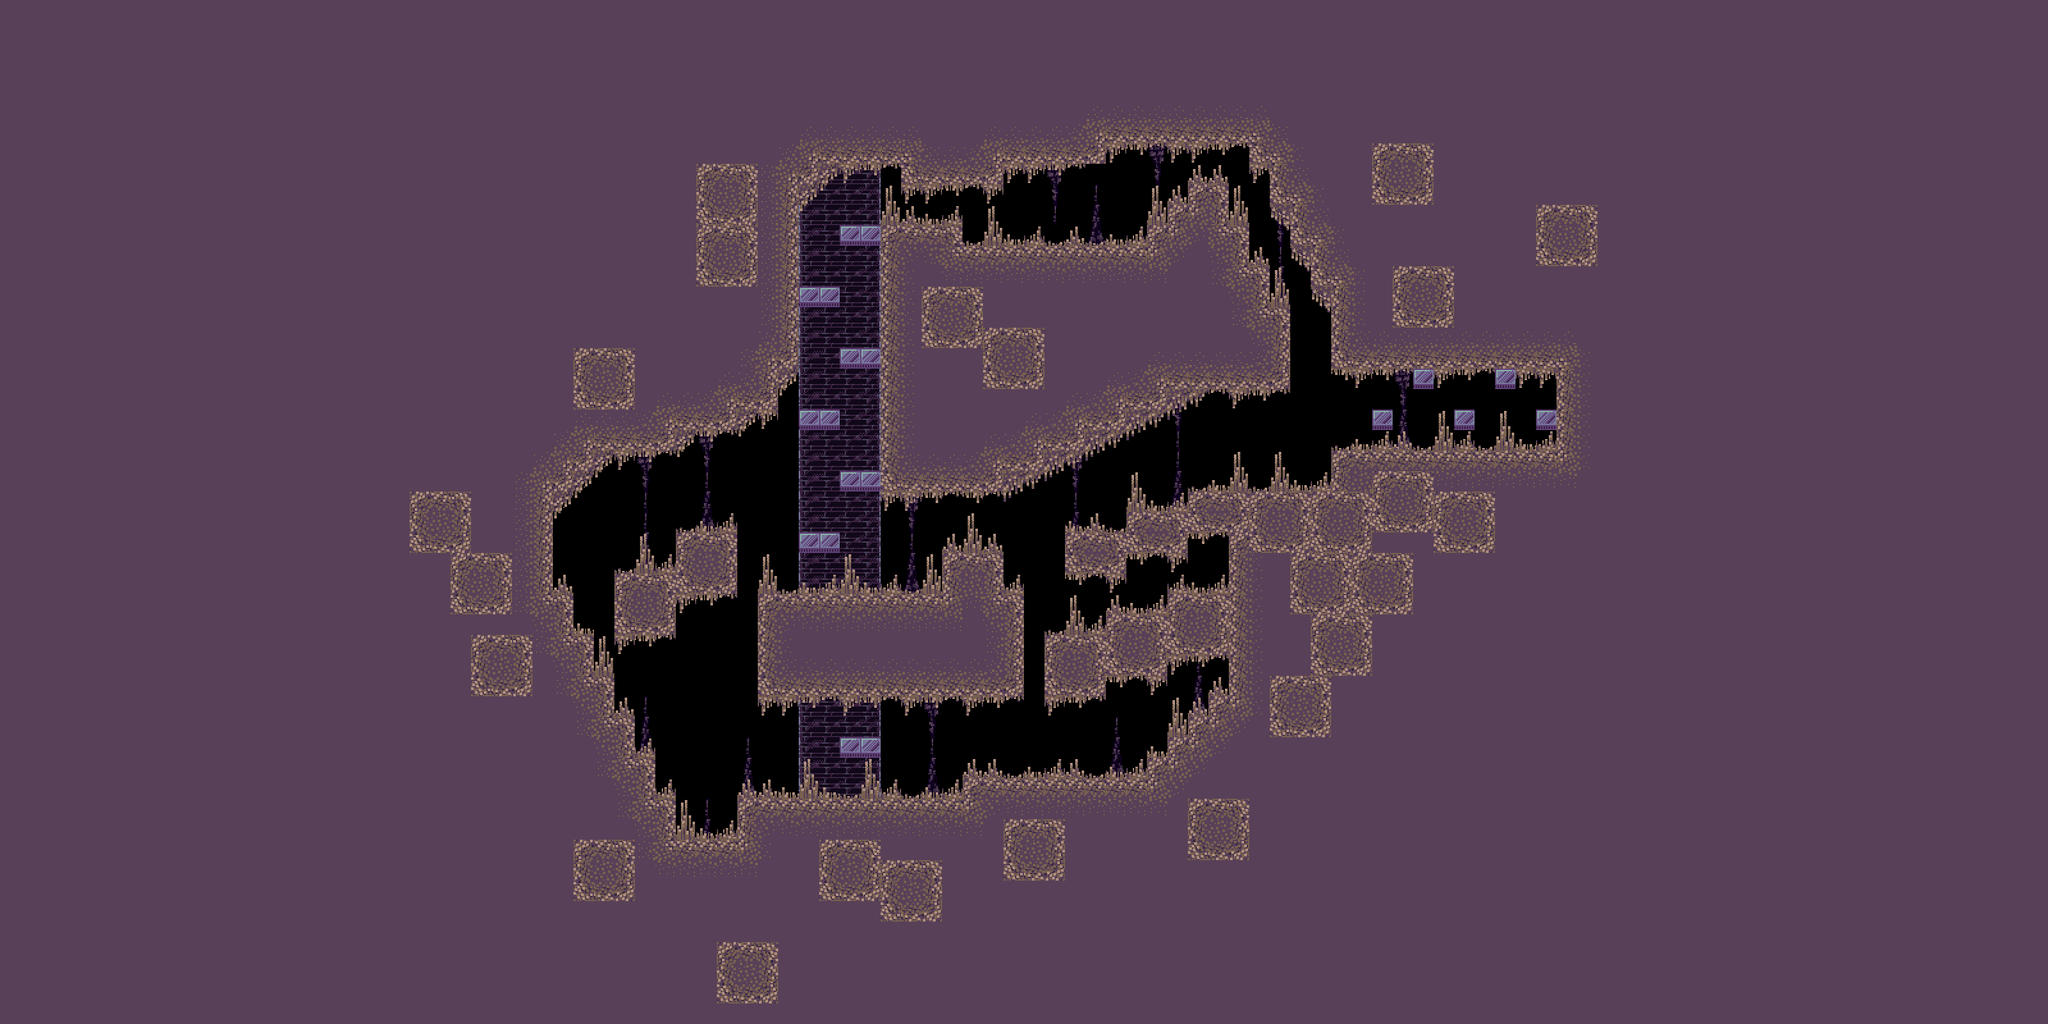

This is a level from a 2D game, rendered from its Tiled map with the project's own tilesets. A one-line summary and the map file follow, with tile-layer data summarised:
An orthogonal 100x50 tile map with 32x32 px tiles, 3 tile layers (Backdrop2, Backdrop, World).

<map version="1.0" orientation="orthogonal" width="100" height="50" tilewidth="32" tileheight="32">
 <tileset firstgid="1" name="BasicTileset" tilewidth="32" tileheight="32">
  <image source="tilesets/BasicTileset.png" width="512" height="512" />
  <tile id="65">
   <properties>
    <property name="physics" value="true" />
    <property name="solid" value="true" />
   </properties>
  </tile>
  <tile id="117">
   <properties>
    <property name="physics" value="true" />
    <property name="solid" value="true" />
   </properties>
  </tile>
  <tile id="118">
   <properties>
    <property name="physics" value="true" />
    <property name="solid" value="true" />
   </properties>
  </tile>
  <tile id="119">
   <properties>
    <property name="physics" value="true" />
    <property name="solid" value="true" />
   </properties>
  </tile>
  <tile id="133">
   <properties>
    <property name="physics" value="true" />
    <property name="solid" value="true" />
   </properties>
  </tile>
  <tile id="135">
   <properties>
    <property name="physics" value="true" />
    <property name="solid" value="true" />
   </properties>
  </tile>
  <tile id="149">
   <properties>
    <property name="physics" value="true" />
    <property name="solid" value="true" />
   </properties>
  </tile>
  <tile id="150">
   <properties>
    <property name="physics" value="true" />
    <property name="solid" value="true" />
   </properties>
  </tile>
  <tile id="151">
   <properties>
    <property name="physics" value="true" />
    <property name="solid" value="true" />
   </properties>
  </tile>
 </tileset>
 <layer name="Backdrop2" width="100" height="50">
  <properties>
   <property name="scale" value="0.85" />
  </properties>
  <data>[5000 cells, 0 non-empty, 0 distinct tile ids]</data>
 </layer>
 <layer name="Backdrop" width="100" height="50">
  <data>[5000 cells, 171 non-empty, 8 distinct tile ids]</data>
 </layer>
 <objectgroup name="Sprites and Objects" width="100" height="50">
  <properties>
   <property name="spriteLayer" value="true" />
  </properties>
 </objectgroup>
 <layer name="World" width="100" height="50">
  <data>[5000 cells, 4671 non-empty, 40 distinct tile ids]</data>
 </layer>
</map>
